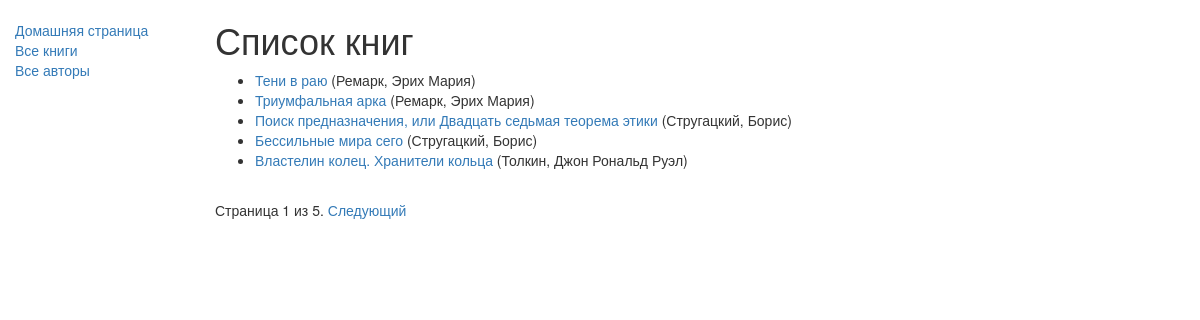
/catalog/books/, run on the app's committed database.
### catalog/models.py (models this page shows, shortened)
class Book(models.Model):
    title = models.CharField(max_length=200)
    author = models.ForeignKey('Author', on_delete=models.SET_NULL, null=True)
    summary = models.TextField(max_length=1000, help_text="Enter a brief description of the book")
    isbn = models.CharField('ISBN', max_length=13, help_text='13 Character')
    genre = models.ManyToManyField(Genre, help_text="Select a genre fo this book")
    language = models.ForeignKey('Language', on_delete=models.SET_NULL, null=True)
    def get_absolute_url(self):
        return reverse('book-detail', args=[str(self.id)])
    def display_genre(self):
        return ', '.join(genre.name for genre in self.genre.all()[:3])
    display_genre.short_description = 'Genre'

class Author(models.Model):
    first_name = models.CharField(max_length=100)
    last_name = models.CharField(max_length=100)
    date_of_birth = models.DateField(null=True, blank=True)
    date_of_death = models.DateField('Died', null=True, blank=True)
    class Meta:
        ordering = ['last_name']
    def __str__(self):
        return '%s, %s' % (self.last_name, self.first_name)

### catalog/views.py (the view)
class BookListView(generic.ListView):
    model = Book
    paginate_by = 5

### catalog/templates/catalog/book_list.html
{% extends "base_generic.html" %}
{% block content %}
    <h1>Список книг</h1>
    {% if book_list %}
    <ul>
      {% for book in book_list %}
      <li>
        <a href="{{ book.get_absolute_url }}">{{ book.title }}</a> ({{book.author}})
      </li>
      {% endfor %}
    </ul>
    {% else %}
      <p>В библиотеке книг нет.</p>
    {% endif %}
{% endblock %}

### data on the page
Book: title "Тени в раю", author "Ремарк, Эрих Мария"
Book: title "Триумфальная арка", author "Ремарк, Эрих Мария"
Book: title "Поиск предназначения, или Двадцать седьмая теорема этики", author "Стругацкий, Борис"
Book: title "Бессильные мира сего", author "Стругацкий, Борис"
Book: title "Властелин колец. Хранители кольца", author "Толкин, Джон Рональд Руэл"

### other printed values
{{ page_obj.number }} "1"
{{ page_obj.paginator.num_pages }} "5"
